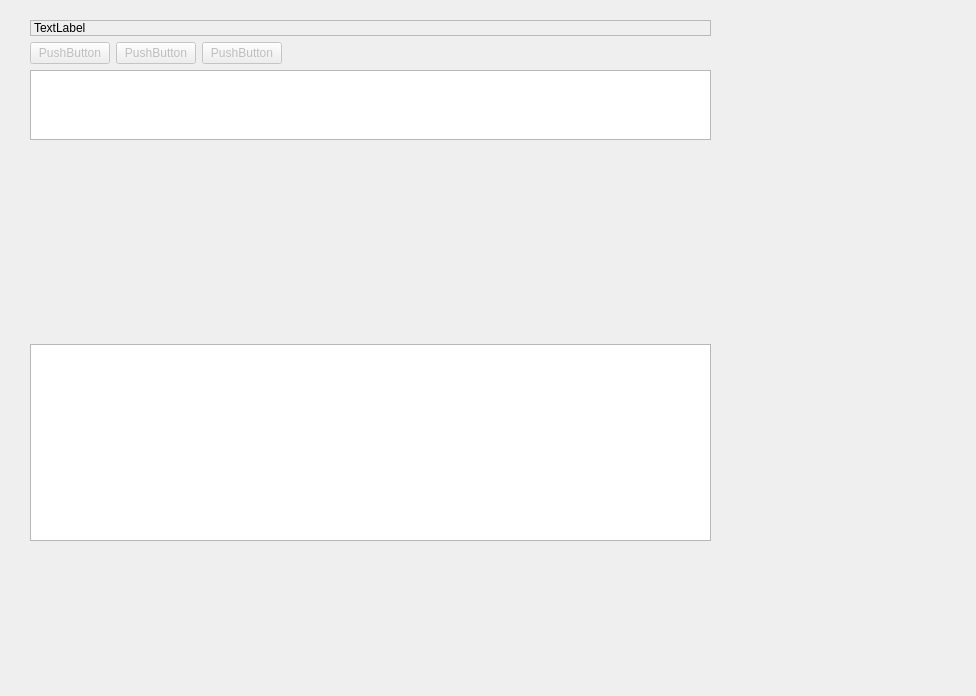
<?xml version="1.0" encoding="UTF-8"?>
<ui version="4.0">
 <class>FormUnitsView</class>
 <widget class="QWidget" name="FormUnitsView">
  <property name="geometry">
   <rect>
    <x>0</x>
    <y>0</y>
    <width>976</width>
    <height>696</height>
   </rect>
  </property>
  <property name="windowTitle">
   <string>Form</string>
  </property>
  <widget class="QWidget" name="gridLayoutWidget">
   <property name="geometry">
    <rect>
     <x>30</x>
     <y>20</y>
     <width>681</width>
     <height>521</height>
    </rect>
   </property>
   <layout class="QGridLayout" name="units_layout">
    <item row="3" column="0" colspan="4">
     <widget class="QTableWidget" name="units_widget">
      <property name="sizePolicy">
       <sizepolicy hsizetype="Preferred" vsizetype="Preferred">
        <horstretch>0</horstretch>
        <verstretch>0</verstretch>
       </sizepolicy>
      </property>
      <property name="sizeAdjustPolicy">
       <enum>QAbstractScrollArea::AdjustToContents</enum>
      </property>
      <property name="editTriggers">
       <set>QAbstractItemView::NoEditTriggers</set>
      </property>
      <property name="selectionMode">
       <enum>QAbstractItemView::SingleSelection</enum>
      </property>
      <property name="selectionBehavior">
       <enum>QAbstractItemView::SelectRows</enum>
      </property>
      <property name="showGrid">
       <bool>false</bool>
      </property>
      <attribute name="horizontalHeaderCascadingSectionResizes">
       <bool>false</bool>
      </attribute>
      <attribute name="horizontalHeaderStretchLastSection">
       <bool>true</bool>
      </attribute>
      <attribute name="verticalHeaderVisible">
       <bool>false</bool>
      </attribute>
     </widget>
    </item>
    <item row="0" column="0" colspan="4">
     <widget class="QLabel" name="units_label">
      <property name="frameShape">
       <enum>QFrame::StyledPanel</enum>
      </property>
      <property name="text">
       <string>TextLabel</string>
      </property>
     </widget>
    </item>
    <item row="1" column="3">
     <spacer name="horizontalSpacer">
      <property name="orientation">
       <enum>Qt::Horizontal</enum>
      </property>
      <property name="sizeHint" stdset="0">
       <size>
        <width>40</width>
        <height>20</height>
       </size>
      </property>
     </spacer>
    </item>
    <item row="1" column="1">
     <widget class="QPushButton" name="disband_but">
      <property name="enabled">
       <bool>false</bool>
      </property>
      <property name="text">
       <string>PushButton</string>
      </property>
     </widget>
    </item>
    <item row="4" column="0">
     <spacer name="verticalSpacer">
      <property name="orientation">
       <enum>Qt::Vertical</enum>
      </property>
      <property name="sizeHint" stdset="0">
       <size>
        <width>20</width>
        <height>40</height>
       </size>
      </property>
     </spacer>
    </item>
    <item row="1" column="2">
     <widget class="QPushButton" name="upg_but">
      <property name="enabled">
       <bool>false</bool>
      </property>
      <property name="text">
       <string>PushButton</string>
      </property>
     </widget>
    </item>
    <item row="1" column="0">
     <widget class="QPushButton" name="find_but">
      <property name="enabled">
       <bool>false</bool>
      </property>
      <property name="text">
       <string>PushButton</string>
      </property>
     </widget>
    </item>
    <item row="5" column="0" colspan="4">
     <widget class="QTableWidget" name="uwt_widget">
      <property name="editTriggers">
       <set>QAbstractItemView::NoEditTriggers</set>
      </property>
      <property name="selectionMode">
       <enum>QAbstractItemView::SingleSelection</enum>
      </property>
      <property name="selectionBehavior">
       <enum>QAbstractItemView::SelectRows</enum>
      </property>
      <property name="showGrid">
       <bool>false</bool>
      </property>
      <property name="sortingEnabled">
       <bool>true</bool>
      </property>
      <attribute name="horizontalHeaderStretchLastSection">
       <bool>true</bool>
      </attribute>
      <attribute name="verticalHeaderVisible">
       <bool>false</bool>
      </attribute>
     </widget>
    </item>
   </layout>
  </widget>
 </widget>
 <resources/>
 <connections/>
</ui>
